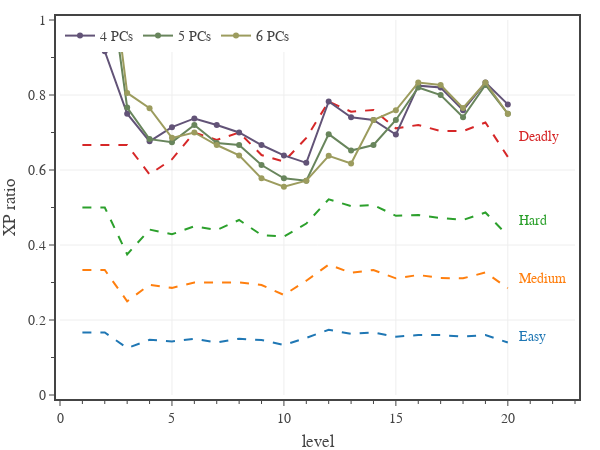

Notebook code cell kept with this figure:
### Code cell
# plots solo monster XP relative to party XP (CR + 2)

# create figure
fig = go.Figure(
    layout=go.Layout(
        template=TFB_TEMPLATE,
        xaxis=dict(
            title_text='level',
            range=[0,23],
            tick0=0, dtick=5,
            minor=dict(tick0=0, dtick=1),
        ),
        yaxis=dict(
            title_text='XP ratio',
            range=[0,1],
            tick0=0, dtick=0.2,
            minor=dict(tick0=0, dtick=0.1),
        ),
        legend=dict(
            xanchor='left', yanchor='top',
            x=0.00, y=1.00,
            orientation='h',
            tracegroupgap=0,
        )
    )
)

# add difficulty thresholds
diffs = ['Easy XP', 'Medium XP', 'Hard XP', 'Deadly XP']
colors = ['#1F77B4','#FF7F0E', '#2CA02C', '#D62728']
for diff, color in zip(diffs, colors):
    fig.add_trace(go.Scatter(
        x=dfP.index.to_numpy(), 
        y=2*dfP[diff]/dfP['Daily XP'],
        mode='lines', 
        name=diff,
        showlegend=False,
        line=dict(color=color, dash='dash'),
        hoverinfo='skip',
    ))
    fig.add_trace(go.Scatter(
        x=np.array([20.5]),
        y=np.array(np.mean(2*dfP[diff]/dfP['Daily XP'])),
        mode='text',
        showlegend=False,
        text=[diff.split(' ')[0]],
        textposition='middle right',
        textfont=dict(color=color),
    ))

# load solo monster data
dfS = pd.read_csv('./xgte-solo.csv')
colors = ['rgb(98,83,119)','rgb(104,133,92)','rgb(156,156,94)']
for n_pcs, color in zip([4,5,6], colors):
    col = f'{n_pcs} PCs'
    dfS[f'{col} - PC XP']  = dfS.apply(lambda row: 0.5*n_pcs*dfP.at[row['PC level'], 'Daily XP'], axis=1)
    dfS[f'{col} - NPC XP']  = dfS.apply(lambda row: dfD.at[row[col]+2, 'XP'], axis=1)
    dfS[f'{col} - XP ratio']  = dfS[f'{col} - NPC XP']/dfS[f'{col} - PC XP']
    fig.add_trace(go.Scatter(
        x=dfS['PC level'], 
        y=dfS[f'{col} - XP ratio'],
        mode='markers+lines', 
        line=dict(color=color),
        name=col,
        hovertemplate= 
            f'<b>{col}</b><br>'
            'Level %{x}<br>'+
            'XP ratio %{y:,.2f}' + 
            '<extra></extra>'
    ))

# show figure
fig.update_layout(width=600, height=450)
fig.show(config=TFB_CONFIG)

# save figures
if SAVEFIGS:
    fig.update_layout(autosize=True, width=None, height=None)
    save_fig_html(fig, format='large', name='fig-solo-monster-xp-ratios-harder-large', style='aspect-ratio: 600/500;')
    save_fig_html(fig, format='small', name='fig-solo-monster-xp-ratios-harder-small', style='aspect-ratio: 600/500;')

### Figure 1 — Plotly figure (JSON) as saved in the notebook; plotly's stock layout.template omitted (floating-point values rounded to 4 significant figures)
{"data": [{"hoverinfo": "skip", "line": {"color": "#1F77B4", "dash": "dash"}, "mode": "lines", "name": "Easy XP", "showlegend": false, "type": "scatter", "x": [1, 2, 3, 4, 5, 6, 7, 8, 9, 10, 11, 12, 13, 14, 15, 16, 17, 18, 19, 20], "y": [0.1667, 0.1667, 0.125, 0.1471, 0.1429, 0.15, 0.14, 0.15, 0.1467, 0.1333, 0.1524, 0.1739, 0.163, 0.1667, 0.1556, 0.16, 0.16, 0.1556, 0.16, 0.14]}, {"mode": "text", "showlegend": false, "text": ["Easy"], "textfont": {"color": "#1F77B4"}, "textposition": "middle right", "type": "scatter", "x": [20.5], "y": [0.1528]}, {"hoverinfo": "skip", "line": {"color": "#FF7F0E", "dash": "dash"}, "mode": "lines", "name": "Medium XP", "showlegend": false, "type": "scatter", "x": [1, 2, 3, 4, 5, 6, 7, 8, 9, 10, 11, 12, 13, 14, 15, 16, 17, 18, 19, 20], "y": [0.3333, 0.3333, 0.25, 0.2941, 0.2857, 0.3, 0.3, 0.3, 0.2933, 0.2667, 0.3048, 0.3478, 0.3259, 0.3333, 0.3111, 0.32, 0.312, 0.3111, 0.3267, 0.285]}, {"mode": "text", "showlegend": false, "text": ["Medium"], "textfont": {"color": "#FF7F0E"}, "textposition": "middle right", "type": "scatter", "x": [20.5], "y": [0.3067]}, {"hoverinfo": "skip", "line": {"color": "#2CA02C", "dash": "dash"}, "mode": "lines", "name": "Hard XP", "showlegend": false, "type": "scatter", "x": [1, 2, 3, 4, 5, 6, 7, 8, 9, 10, 11, 12, 13, 14, 15, 16, 17, 18, 19, 20], "y": [0.5, 0.5, 0.375, 0.4412, 0.4286, 0.45, 0.44, 0.4667, 0.4267, 0.4222, 0.4571, 0.5217, 0.5037, 0.5067, 0.4778, 0.48, 0.472, 0.4667, 0.4867, 0.425]}, {"mode": "text", "showlegend": false, "text": ["Hard"], "textfont": {"color": "#2CA02C"}, "textposition": "middle right", "type": "scatter", "x": [20.5], "y": [0.4624]}, {"hoverinfo": "skip", "line": {"color": "#D62728", "dash": "dash"}, "mode": "lines", "name": "Deadly XP", "showlegend": false, "type": "scatter", "x": [1, 2, 3, 4, 5, 6, 7, 8, 9, 10, 11, 12, 13, 14, 15, 16, 17, 18, 19, 20], "y": [0.6667, 0.6667, 0.6667, 0.5882, 0.6286, 0.7, 0.68, 0.7, 0.64, 0.6222, 0.6857, 0.7826, 0.7556, 0.76, 0.7111, 0.72, 0.704, 0.7037, 0.7267, 0.635]}, {"mode": "text", "showlegend": false, "text": ["Deadly"], "textfont": {"color": "#D62728"}, "textposition": "middle right", "type": "scatter", "x": [20.5], "y": [0.6872]}, {"hovertemplate": "<b>4 PCs</b><br>Level %{x}<br>XP ratio %{y:,.2f}<extra></extra>", "line": {"color": "rgb(98,83,119)"}, "mode": "markers+lines", "name": "4 PCs", "type": "scatter", "x": [1, 2, 3, 4, 5, 6, 7, 8, 9, 10, 11, 12, 13, 14, 15, 16, 17, 18, 19, 20], "y": [1.167, 0.9167, 0.75, 0.6765, 0.7143, 0.7375, 0.72, 0.7, 0.6667, 0.6389, 0.619, 0.7826, 0.7407, 0.7333, 0.6944, 0.825, 0.82, 0.7593, 0.8333, 0.775]}, {"hovertemplate": "<b>5 PCs</b><br>Level %{x}<br>XP ratio %{y:,.2f}<extra></extra>", "line": {"color": "rgb(104,133,92)"}, "mode": "markers+lines", "name": "5 PCs", "type": "scatter", "x": [1, 2, 3, 4, 5, 6, 7, 8, 9, 10, 11, 12, 13, 14, 15, 16, 17, 18, 19, 20], "y": [1.467, 1.2, 0.7667, 0.6824, 0.6743, 0.72, 0.672, 0.6667, 0.6133, 0.5778, 0.5714, 0.6957, 0.6519, 0.6667, 0.7333, 0.82, 0.8, 0.7407, 0.8267, 0.75]}, {"hovertemplate": "<b>6 PCs</b><br>Level %{x}<br>XP ratio %{y:,.2f}<extra></extra>", "line": {"color": "rgb(156,156,94)"}, "mode": "markers+lines", "name": "6 PCs", "type": "scatter", "x": [1, 2, 3, 4, 5, 6, 7, 8, 9, 10, 11, 12, 13, 14, 15, 16, 17, 18, 19, 20], "y": [1.222, 1.278, 0.8056, 0.7647, 0.6857, 0.7, 0.6667, 0.6389, 0.5778, 0.5556, 0.5714, 0.6377, 0.6173, 0.7333, 0.7593, 0.8333, 0.8267, 0.7654, 0.8333, 0.75]}], "layout": {"height": 450, "legend": {"orientation": "h", "tracegroupgap": 0, "x": 0, "xanchor": "left", "y": 1, "yanchor": "top"}, "width": 600, "xaxis": {"dtick": 5, "minor": {"dtick": 1, "tick0": 0}, "range": [0, 23], "tick0": 0, "title": {"text": "level"}}, "yaxis": {"dtick": 0.2, "minor": {"dtick": 0.1, "tick0": 0}, "range": [0, 1], "tick0": 0, "title": {"text": "XP ratio"}}}}
